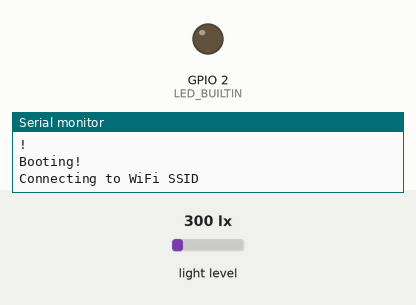
This sketch was run on a simulated ESP8266 (Wemos D1 mini). Parts: output pins drawn as LEDs (lit = HIGH, except the on-board LED, lit = LOW), the last lines printed to the serial monitor. Inputs (shaded band) come from the test bench; at power-on: light level 300 lx. WiFi joins after 1.5 s; servers stay silent unless stated; no MQTT or app messages arrive unless stated. At 2.3 s the program puts the board to deep sleep or switches it off; the recording ends there.

Above: at 0.1 s.
At 1.65 s:
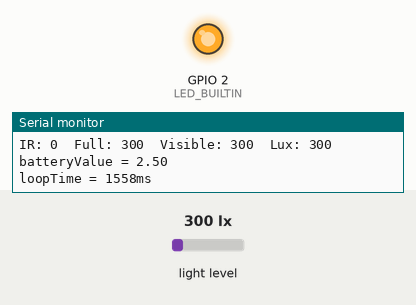
Timing chart, 0 to 2.3 s (numbered marks = the images above):
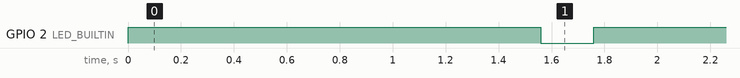

The sketch:

garden02.ino
```cpp
#include <ESP8266WiFi.h>
#include <PubSubClient.h>
#include <Adafruit_TSL2591.h>

#include "secrets.h"

const char* MQTT_CLIENTID = "wemos_garden02";
const unsigned long sleepTime = 60 * 5;
const int batterySensor = A0;

bool tsl2591Init = false;

WiFiClient espClient;
PubSubClient client(espClient);
Adafruit_TSL2591 tsl = Adafruit_TSL2591(1);

void setupSensor() {
  if (tsl.begin()) {
    Serial.println(F("TSL2591 sensor found!"));
  } else {
    Serial.println(F("ERROR!! TSL2591 sensor NOT FOUND!"));
    tsl2591Init = false;
    return;
  }
  tsl.setGain(TSL2591_GAIN_MED);
  tsl.setTiming(TSL2591_INTEGRATIONTIME_300MS);
  tsl2591Init = true;
}

void readSensor() {
  const unsigned long startTime = millis();
  pinMode(LED_BUILTIN, OUTPUT);
  digitalWrite(LED_BUILTIN, HIGH);
  if (WiFi.status() != WL_CONNECTED) wifiConnect();
  if (!client.connected()) mqttConnect();
  if (!tsl2591Init) setupSensor();

  if (tsl2591Init) {

    int gain = 25;
    tsl.setGain(TSL2591_GAIN_MED);
    tsl.getFullLuminosity();
    uint32_t lum = tsl.getFullLuminosity();
    uint16_t ir = lum >> 16;
    uint16_t full = lum & 0xFFFF;
    uint16_t visible = full - ir;

    if (ir == 0xFFFF || full == 0xFFFF) {
      gain = 1;
      tsl.setGain(TSL2591_GAIN_LOW);
      tsl.getFullLuminosity();
      lum = tsl.getFullLuminosity();
      ir = lum >> 16;
      full = lum & 0xFFFF;
      visible = full - ir;
    }

    const float lux = tsl.calculateLux(full, ir);
    Serial.print(F("IR: ")); Serial.print(ir);  Serial.print(F("  "));
    Serial.print(F("Full: ")); Serial.print(full); Serial.print(F("  "));
    Serial.print(F("Visible: ")); Serial.print(visible); Serial.print(F("  "));
    Serial.print(F("Lux: ")); Serial.println(lux, 0);
    client.publish("garden02/tsl2591/gain", String(gain).c_str(), true);
    client.publish("garden02/tsl2591/full", String(full).c_str(), true);
    client.publish("garden02/tsl2591/visible", String(visible).c_str(), true);
    client.publish("garden02/tsl2591/ir", String(ir).c_str(), true);
    client.publish("garden02/tsl2591/illuminance", String(lux, 0).c_str(), true);
    client.publish("garden02/tsl2591/available", "online", true);
  } else {
    Serial.println(F("TSL2591 is not availiable for reading..."));
    client.publish("garden02/tsl2591/available", "offline", true);
  }

  float batteryValue = (analogRead(batterySensor) * 5.0f) / 1023.0f;
  Serial.print(F("batteryValue = ")); Serial.print(batteryValue, 2); Serial.println(F(""));
  client.publish("garden02/battery", String(batteryValue, 2).c_str(), true);

  const unsigned long loopTime = millis() - startTime;
  Serial.print(F("loopTime = ")); Serial.print(loopTime); Serial.println(F("ms"));
  client.publish("garden02/looptime", String(loopTime).c_str(), true);

  digitalWrite(LED_BUILTIN, LOW);
  delay(200);
  digitalWrite(LED_BUILTIN, HIGH);
}

void setup() {
  Serial.begin(115200);
  Serial.println(F("!"));
  Serial.println(F("Booting!"));

  readSensor();

  delay(500);
  Serial.println(F("Sleep!"));
  //delay(sleepTime * 1000); ESP.restart();
  ESP.deepSleep(sleepTime * 1000000);
}

void loop() {
}
```

mqtt.ino
```cpp
void mqttConnect() {
  client.setServer(MQTT_SERVER, MQTT_PORT);
  while (!client.connected()) {
    Serial.print(F("Attempting MQTT connection..."));
    if (client.connect(MQTT_CLIENTID, MQTT_USER, MQTT_PASS)) {
      Serial.println(F("connected"));
    } else {
      Serial.print(F("failed, rc="));
      Serial.print(client.state());
      Serial.println(F(" try again in 5 seconds"));
      delay(5000);
    }
  }
}
```

wifi.ino
```cpp
void wifiConnect() {
  WiFi.mode(WIFI_STA);
  WiFi.begin(WIFI_SSID, WIFI_PASS);
  Serial.print(F("Connecting to "));
  Serial.print(WIFI_SSID);
  while (WiFi.status() != WL_CONNECTED) {
    delay(500);
    Serial.print(F("."));
  }
  Serial.println();
  Serial.print(F("Connected, IP address: "));
  Serial.println(WiFi.localIP());
}
```

Measured:
- by itself, GPIO 2 (LED_BUILTIN): LOW → HIGH at 0.00 s, → LOW 1.6 s later, → HIGH 0.20 s later
